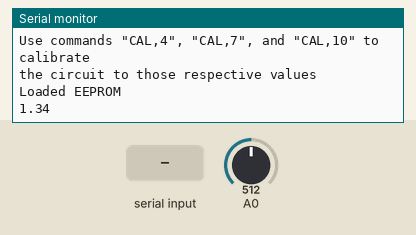
The sketch below on a simulated Arduino Uno, built with avr-gcc and run on an emulated ATmega328P. On the bench: the last lines printed to the serial monitor. The inputs (shaded band) are chosen by the test bench; at power-on: A0 = 512.

Above: at 1.4 s.
1.5 s: "CAL,4" received over Serial
At 3.7 s:
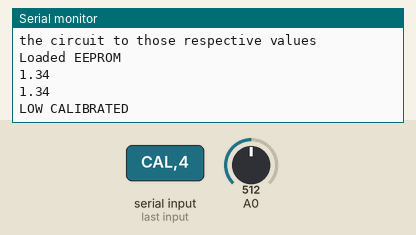
4.5 s: "CAL,7" received over Serial
At 6.7 s:
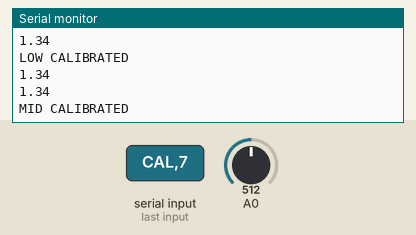
7.5 s: "CAL,10" received over Serial
At 9.7 s:
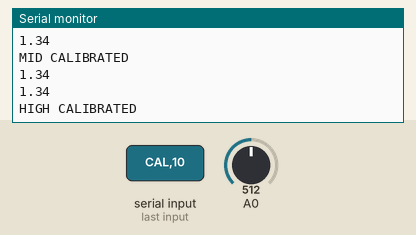
10.5 s: A0 set to 716
At 11.6 s:
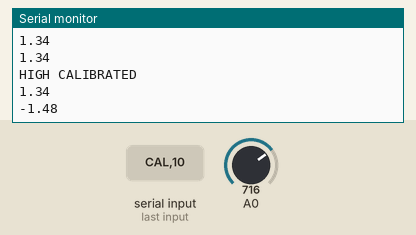
12.0 s: A0 set to 900
At 13.6 s:
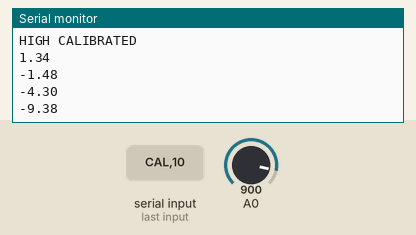
Timing chart, 0 to 14.5 s (numbered marks = the images above; inputs shaded):
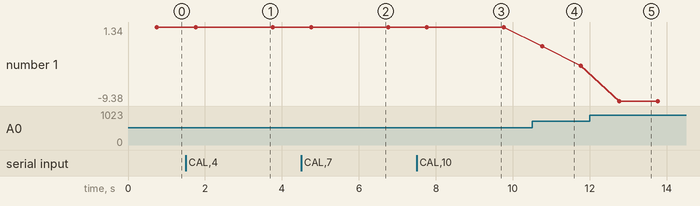

The sketch:

pH_grav.ino
```cpp
#include "ph_grav.h"

Gravity_pH pH = Gravity_pH(A0);

uint8_t user_bytes_received = 0;
const uint8_t bufferlen = 32;
char user_data[bufferlen];


void parse_cmd(char* string) {
  strupr(string);
  if (strcmp(string, "CAL,4") == 0) {
    pH.cal_low();
    Serial.println("LOW CALIBRATED");
  }
  else if (strcmp(string, "CAL,7") == 0) {
    pH.cal_mid();
    Serial.println("MID CALIBRATED");
  }
  else if (strcmp(string, "CAL,10") == 0) {
    pH.cal_high();
    Serial.println("HIGH CALIBRATED");
  }
}

void setup() {
  Serial.begin(9600);
  delay(200);
  Serial.println(F("Use commands \"CAL,4\", \"CAL,7\", and \"CAL,10\" to calibrate \nthe circuit to those respective values"));
  if(pH.begin()){
    Serial.println("Loaded EEPROM");
  }

}

void loop() {
  if (Serial.available() > 0) {
    user_bytes_received = Serial.readBytesUntil(13, user_data, sizeof(user_data));
  }

  if (user_bytes_received) {
    parse_cmd(user_data);
    user_bytes_received = 0;
    memset(user_data, 0, sizeof(user_data));
  }

  Serial.println(getph());
  delay(500);
}

float getph(){
  float myph = 0;
  for (int i=0; i<=9;i++){
    myph += pH.read_ph();
    delay(50
    );
  }
  // get the average
  myph = myph/10.0;
  return myph;
}
```

Measured:
- after the input at 1.5 s, the serial monitor: prints a new line after 1.8 s (image 1)
- after the input at 4.5 s, the serial monitor: prints a new line after 1.8 s (image 2)
- after the input at 7.5 s, the serial monitor: prints a new line after 1.8 s (image 3)
- after the input at 10.5 s, the serial monitor: prints a new line after 0.27 s (image 4)
- after the input at 12.0 s, the serial monitor: prints a new line after 0.77 s (image 5)
- plotted number 1: 1.34 → -4.3 after the input at 10.5 s, -4.3 → -9.38 after the input at 12.0 s
